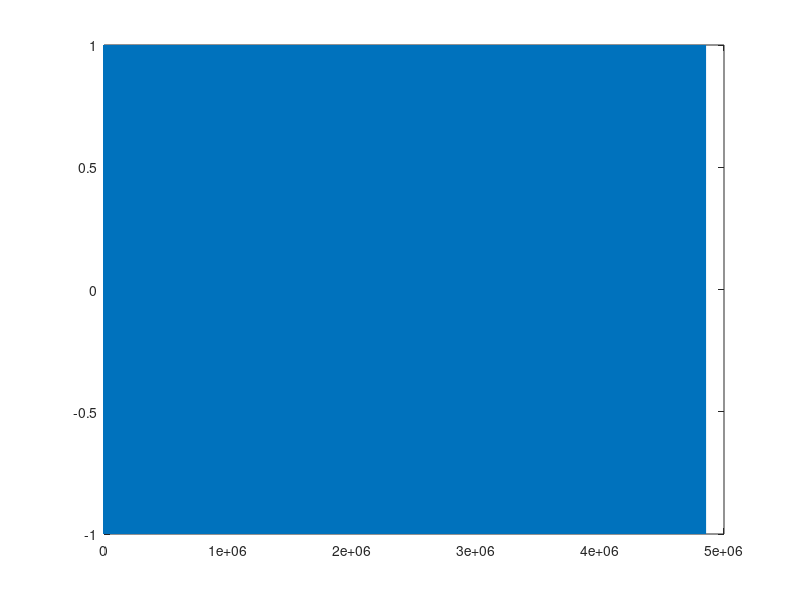

Write MATLAB code to recreate this figure. (Note: this script raises an error after producing the figure.)
%Code to test the features

clear all;
close all;
clc;

addpath(pathdef);

FileNumber='28610';
% data path on machine
% pathchk=['M:\My Documents\FBA2013data\middleschoolscores\' FileNumber '\'];
% pathchk=['/Users/Amruta/Documents/MS GTCMT/GRA work/FBA2013data/concertbandscores/' FileNumber '/'];
% [audio,Fs]=audioread([pathchk FileNumber '.mp3']);

Fs=44100; % 44.1 kHz
f=100;  % 100 Hz
t=0:(1/Fs):10;
t2= 10:(1/Fs):20;
t3= 20:(1/Fs):30;
t4= 30:(1/Fs):40;
t5= 40:(1/Fs):50;
t6= 50:(1/Fs):100;
t7= 100:(1/Fs):110;

audio = sin(2*pi*t*f)';
audio=[audio;sin(2*pi*t2*200)';sin(2*pi*t3*300)';sin(2*pi*t4*400)';sin(2*pi*t5*500)';sin(2*pi*t6*600)';sin(2*pi*t7*700)'];
plot(audio);

for seg =1
% segments = scanSegments(seg, str2num(FileNumber));

    hop=512; wSize=1024; algo='acf';  thresh1=0.1; thresh2=0.4;

%     strtsmpl=round(segments{1,1}(1)*Fs);
%     endsmpl=round(strtsmpl+segments{1,1}(2)*Fs);

    strtsmpl=1;
    endsmpl=length(audio);
    
%     audio=mean(audio,2);

    [f0, timeInSec] = estimatePitch(audio(strtsmpl:endsmpl), Fs, hop, wSize, algo);
    note = noteSegmentation(audio(strtsmpl:endsmpl), f0, Fs, hop, 50, 0.2 , -50);

 features(1,1) = PlayingNotes100CntsHist(f0);
    
    for i=1:size(note,1)
        a = note(i).pitches_hz;
        b = note(i).audio;
        [stdDev(i) countGreaterStdDev(i)]=NoteSteadinessMeasure(a);
        
        timbreMeasure(:,i) =timbreDev(note(i).audio,Fs);

        amp_hist_feature(i) = ampHist(b,Fs);

        ampenv_peaks(i) = ampEnvPeaks(b, Fs);
        
    end
    
    features(1,2)=mean(stdDev);
    features(1,3)=std(stdDev);
    features(1,4)=max(stdDev);
%     features(1,5)=min(stdDev);  %min is always 0
%     features(1,6)=max(stdDev)-min(stdDev);
    
    features(1,5)=mean(countGreaterStdDev);
    features(1,6)=std(countGreaterStdDev);
    features(1,7)=max(countGreaterStdDev);
%     features(1,10)=min(countGreaterStdDev);   %min is always 0
%     features(1,11)=max(countGreaterStdDev)-min(countGreaterStdDev);
    
    features(1,8)=mean(timbreMeasure(2,:)); % take 2nd MFCC
    features(1,9)=std(timbreMeasure(2,:));
    features(1,10)=max(timbreMeasure(2,:));
    features(1,11)=min(timbreMeasure(2,:));
    features(1,12)=max(timbreMeasure(2,:))-min(timbreMeasure(2,:));
    
    features(1,13)=mean(amp_hist_feature);
    features(1,14)=std(amp_hist_feature);
    features(1,15)=max(amp_hist_feature);
    features(1,16)=min(amp_hist_feature);
    features(1,17)=max(amp_hist_feature)-min(amp_hist_feature);
    
    features(1,18)=mean(ampenv_peaks);
    features(1,19)=std(ampenv_peaks);
    features(1,20)=max(ampenv_peaks);
    features(1,21)=min(ampenv_peaks);
    features(1,22)=max(ampenv_peaks)-min(ampenv_peaks);
    
    features(1,23) = numGoodNotes(note,thresh1,thresh2);
    
    features(1,24)=IOIfeatures(note);
end